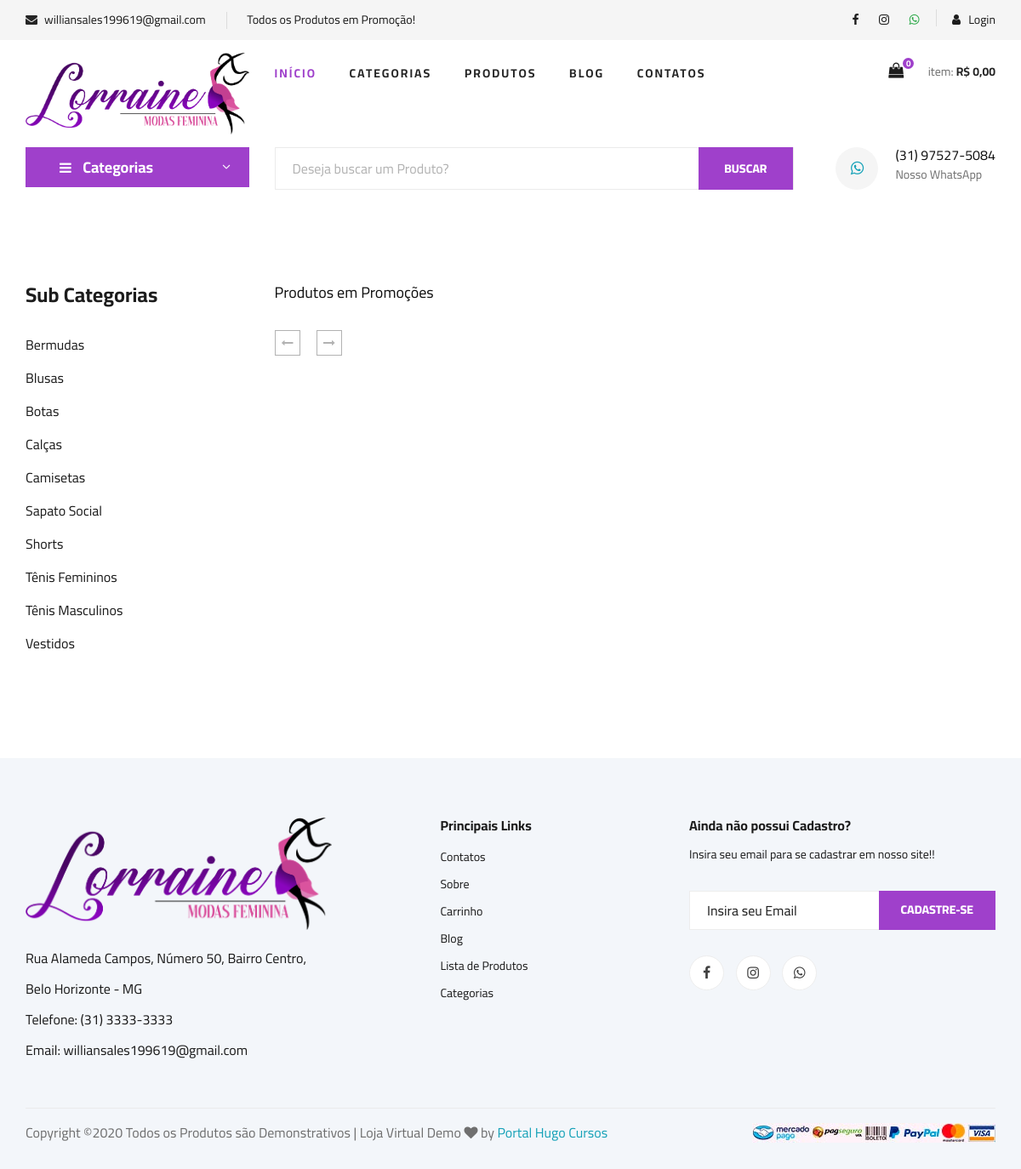
Screenshot of /promocoes.php with the database file from the repository.
### tables this page shows
CREATE TABLE `sub_categorias` (
  `id` int(11) NOT NULL AUTO_INCREMENT,
  `nome` varchar(50) NOT NULL,
  `nome_url` varchar(50) NOT NULL,
  `imagem` varchar(100) NOT NULL,
  `id_categoria` int(11) NOT NULL,
  PRIMARY KEY (`id`)
);

### config.php (called while the page is built, shortened)
<?php
$email = 'williansales199619@gmail.com';
$telefone = '(31) 3333-3333';
$whatsapp = '(31) 97527-5084';
$whatsapp_link = '5531975275084';
$texto_destaque = 'Todos os Produtos em Promoção!';
$endereco_loja = 'Rua Alameda Campos, Número 50, Bairro Centro, Belo Horizonte - MG';
 ?>

### promocoes.php (the view, shortened to what this page needs)
<?php
require_once("cabecalho.php");
?>
<?php
require_once("cabecalho-busca.php");
?>
<?php
$nome_pag = 'promocoes.php';
 ?>
<section class="product spad">
    <div class="container">
        <div class="row">
            <div class="col-lg-3 col-md-5">
                <div class="sidebar">
                    <div class="sidebar__item">
                        <h4>Sub Categorias</h4>
                        <ul>
                            <?php
                            $query = $pdo->query("SELECT * FROM sub_categorias order by nome asc ");
                            $res = $query->fetchAll(PDO::FETCH_ASSOC);
                            for ($i=0; $i < count($res); $i++) {
                              $nome = $res[$i]['nome'];
                              $nome_url = $res[$i]['nome_url'];
                              ?>
                              <li><a href="produtos-<?php echo $nome_url ?>"><?php echo $nome ?></a></li>
                          <?php } ?>
                      </ul>
                  </div>
              </div>
          </div>
          <div class="col-lg-9 col-md-7">
<h5>Produtos em Promoções</h5>
            <div class="product__pagination">
                <a href="<?php echo $nome_pag ?>?pagina=0"><i class="fa fa-long-arrow-left"></i></a>
                <a href="<?php echo $nome_pag ?>?pagina=<?php echo $num_paginas - 1 ?>"><i class="fa fa-long-arrow-right"></i></a>
            </div>
        </div>
    </div>
</div>
</section>
<?php
require_once("rodape.php");
?>

### cabecalho.php (shortened to what this page needs)
<?php
require_once("config.php");
require_once("conexao.php");
$id_usuario = @$_SESSION['id_usuario'];
$res = $pdo->query("SELECT * from carrinho where id_usuario = '$id_usuario' and id_venda = 0 order by id asc");
$dados = $res->fetchAll(PDO::FETCH_ASSOC);
$linhas = count($dados);
if($linhas == 0){
  $linhas = 0;
  $total = 0;
}
@$total_c = number_format(@$total, 2, ',', '.');
?>
<!DOCTYPE html>
<html lang="zxx">
<head>
    <link rel="stylesheet" href="css/bootstrap.min.css" type="text/css">
    <link rel="stylesheet" href="css/font-awesome.min.css" type="text/css">
    <link rel="stylesheet" href="css/elegant-icons.css" type="text/css">
    <link rel="stylesheet" href="css/nice-select.css" type="text/css">
    <link rel="stylesheet" href="css/jquery-ui.min.css" type="text/css">
    <link rel="stylesheet" href="css/owl.carousel.min.css" type="text/css">
    <link rel="stylesheet" href="css/slicknav.min.css" type="text/css">
    <link rel="stylesheet" href="css/style.css" type="text/css">
</head>
<body>
    <header class="header">
        <div class="header__top">
            <div class="container">
                <div class="row">
                    <div class="col-lg-6 col-md-6">
                        <div class="header__top__left">
                            <ul>
                                <li><i class="fa fa-envelope"></i> <?php echo $email ?></li>
                                <li><?php echo $texto_destaque ?></li>
                            </ul>
                        </div>
                    </div>
                    <div class="col-lg-6 col-md-6">
                        <div class="header__top__right">
                            <div class="header__top__right__social">
                               <a target="_blank" title="Ir para página do Facebook" href="#"><i class="fa fa-facebook"></i></a>
                               <a target="_blank" href="#"><i class="fa fa-instagram"></i></a>
                               <a target="_blank" href="http://api.whatsapp.com/send?1=pt_BR&phone=<?php echo $whatsapp_link ?>" title="<?php echo $whatsapp ?>"><i class="fa fa-whatsapp text-success"></i></a>
                           </div>
                           <div class="header__top__right__auth">
                            <?php
                     if(@$_SESSION['id_usuario'] == null || @$_SESSION['nivel_usuario'] != 'Cliente'){
                 ?>
                <a href="" data-toggle="modal" data-target="#modalLogin"><i class="fa fa-user"></i> Login</a>
            <?php }else{ ?>
                <a target="_blank" href="sistema/painel-cliente"><i class="fa fa-user"></i> Painel</a>
            <?php } ?>
                        </div>
                    </div>
                </div>
            </div>
        </div>
    </div>
    <div class="container">
        <div class="row">
            <div class="col-lg-3">
                <div class="header__logo">
                    <a href="./index.php"><img src="img/logo.png" alt=""></a>
                </div>
            </div>
            <div class="col-lg-6">
                <nav class="header__menu">
                    <ul>
                     <li class="active"><a href="./index.php">Início</a></li>
                      <li><a href="categorias.php">Categorias</a></li>
                     <li><a href="#">Produtos</a>
                    </li>
                    <li><a href="blog.php">Blog</a></li>
                    <li><a href="contatos.php">Contatos</a></li>
                </ul>
            </nav>
        </div>
        <div class="col-lg-3">
            <div class="header__cart">
                <ul>
                   <li><a href="carrinho.php"><i class="fa fa-shopping-bag"></i> <span><?php echo $linhas ?></span></a></li>
                </ul>
                <div class="header__cart__price">item: <span>R$ <?php echo $total_c ?></span></div>
            </div>
        </div>
    </div>
</div>
</header>

### cabecalho-busca.php (shortened to what this page needs)
<?php
require_once("conexao.php");
 ?>
    <section class="hero hero-normal">
        <div class="container">
            <div class="row">
                <div class="col-lg-3">
                    <div class="hero__categories">
                        <div class="hero__categories__all">
                            <i class="fa fa-bars"></i>
                            <span>Categorias</span>
                        </div>
                    </div>
                </div>
                <div class="col-lg-9">
                    <div class="hero__search">
                        <div class="hero__search__form">
                            <form action="lista-produtos.php" method="get">
                                <input name="txtBuscar" type="text" placeholder="Deseja buscar um Produto?">
                                <button type="submit" class="site-btn">BUSCAR</button>
                            </form>
                        </div>
                        <div class="hero__search__phone">
                            <div class="hero__search__phone__icon">
                                <a class="text-info" target="_blank" href="http://api.whatsapp.com/send?1=pt_BR&phone=<?php echo $whatsapp_link ?>" title="<?php echo $whatsapp ?>"><i class="fa fa-whatsapp"></i></a>
                            </div>
                            <div class="hero__search__phone__text">
                                <h6><?php echo $whatsapp ?></h6>
                                <span>Nosso WhatsApp</span>
                            </div>
                        </div>
                    </div>
                </div>
            </div>
        </div>
    </section>

### rodape.php (shortened to what this page needs)
<footer class="footer spad">
    <div class="container">
        <div class="row">
            <div class="col-lg-4 col-md-6 col-sm-6">
                <div class="footer__about">
                    <div class="footer__about__logo">
                        <a href="./index.html"><img src="img/logo.png" alt=""></a>
                    </div>
                    <ul>
                        <li><?php echo $endereco_loja ?></li>
                        <li>Telefone: <?php echo $telefone ?></li>
                        <li>Email: <?php echo $email ?></li>
                    </ul>
                </div>
            </div>
            <div class="col-lg-3 col-md-6 col-sm-6 offset-lg-1">
                <div class="footer__widget">
                    <h6>Principais Links</h6>
                    <ul>
                        <li><a href="contatos.php">Contatos</a></li>
                        <li><a href="sobre.php">Sobre</a></li>
                        <li><a href="carrinho.php">Carrinho</a></li>
                        <li><a href="blog.php">Blog</a></li>
                        <li><a href="lista-produtos">Lista de Produtos</a></li>
                        <li><a href="categorias.php">Categorias</a></li>
                    </ul>
                </div>
            </div>
            <div class="col-lg-4 col-md-12">
                <div class="footer__widget">
                    <h6>Ainda não possui Cadastro?</h6>
                    <p>Insira seu email para se cadastrar em nosso site!!</p>
                    <form action="#">
                        <input type="email" placeholder="Insira seu Email" required>
                        <button type="submit" class="site-btn">Cadastre-se</button>
                    </form>
                    <div class="footer__widget__social">
                        <a target="_blank" title="Ir para página do Facebook" href="#"><i class="fa fa-facebook"></i></a>
                        <a target="_blank" href="#"><i class="fa fa-instagram"></i></a>
                        <a target="_blank" href="http://api.whatsapp.com/send?1=pt_BR&phone=<?php echo $whatsapp_link ?>" title="<?php echo $whatsapp ?>"><i class="fa fa-whatsapp"></i></a>
                    </div>
                </div>
            </div>
        </div>
        <div class="row">
            <div class="col-lg-12">
                <div class="footer__copyright">
                    <div class="footer__copyright__text"><p>
                      Copyright &copy;<script>document.write(new Date().getFullYear());</script> Todos os Produtos são Demonstrativos | Loja Virtual Demo <i class="fa fa-heart" aria-hidden="true"></i> by <a class="text-info" href="https://www.hugocursos.com.br" target="_blank">Portal Hugo Cursos</a>
                      </p></div>
                      <div class="footer__copyright__payment"><img src="img/pagamentos.jpeg" alt=""></div>
                  </div>
              </div>
          </div>
      </div>
  </footer>
</body>
</html>

### rows the page displays
sub_categorias: nome "Bermudas"
sub_categorias: nome "Blusas"
sub_categorias: nome "Botas"
sub_categorias: nome "Calças"
sub_categorias: nome "Camisetas"
sub_categorias: nome "Sapato Social"
sub_categorias: nome "Shorts"
sub_categorias: nome "Tênis Femininos"
sub_categorias: nome "Tênis Masculinos"
sub_categorias: nome "Vestidos"

### other values shown
$email "williansales199619@gmail.com"
$texto_destaque "Todos os Produtos em Promoção!"
$linhas "0"
$total_c "0,00"
$whatsapp "(31) 97527-5084"
$endereco_loja "Rua Alameda Campos, Número 50, Bairro Centro, Belo Horizonte - MG"
$telefone "(31) 3333-3333"
